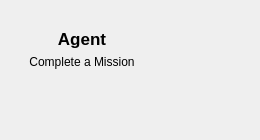
          <widget class="QWidget" name="NightwaveData">
           <layout class="QGridLayout" name="gridLayout_8">
            <item row="0" column="0">
             <widget class="QWidget" name="widget_3" native="true">
              <layout class="QHBoxLayout" name="horizontalLayout_5">
               <item>
                <widget class="QWidget" name="NightwaveDaily1" native="true">
                 <layout class="QVBoxLayout" name="verticalLayout_19">
                  <item>
                   <widget class="QLabel" name="ChallengeName">
                    <property name="font">
                     <font>
                      <pointsize>13</pointsize>
                      <weight>75</weight>
                      <bold>true</bold>
                     </font>
                    </property>
                    <property name="text">
                     <string>Agent</string>
                    </property>
                    <property name="alignment">
                     <set>Qt::AlignBottom|Qt::AlignHCenter</set>
                    </property>
                   </widget>
                  </item>
                  <item>
                   <widget class="QLabel" name="ChallengeDesc">
                    <property name="text">
                     <string>Complete a Mission</string>
                    </property>
                    <property name="alignment">
                     <set>Qt::AlignHCenter|Qt::AlignTop</set>
                    </property>
                   </widget>
                  </item>
                 </layout>
                </widget>
               </item>
               <item>
                <widget class="QWidget" name="NightwaveDaily2" native="true">
                 <layout class="QVBoxLayout" name="verticalLayout_21"/>
                </widget>
               </item>
               <item>
                <widget class="QWidget" name="NightwaveDaily3" native="true">
                 <layout class="QVBoxLayout" name="verticalLayout_22"/>
                </widget>
               </item>
               <item>
                <widget class="QWidget" name="NightwaveWeekly1" native="true">
                 <layout class="QVBoxLayout" name="verticalLayout_23"/>
                </widget>
               </item>
               <item>
                <widget class="QWidget" name="NightwaveWeekly2" native="true">
                 <layout class="QVBoxLayout" name="verticalLayout_24"/>
                </widget>
               </item>
              </layout>
             </widget>
            </item>
            <item row="1" column="0">
             <widget class="QWidget" name="widget_4" native="true">
              <layout class="QHBoxLayout" name="horizontalLayout_9">
               <item>
                <widget class="QWidget" name="NightwaveWeekly3" native="true">
                 <layout class="QVBoxLayout" name="verticalLayout_25"/>
                </widget>
               </item>
               <item>
                <widget class="QWidget" name="NightwaveWeekly4" native="true">
                 <layout class="QVBoxLayout" name="verticalLayout_26"/>
                </widget>
               </item>
               <item>
                <widget class="QWidget" name="NightwaveWeekly5" native="true">
                 <layout class="QVBoxLayout" name="verticalLayout_27"/>
                </widget>
               </item>
               <item>
                <widget class="QWidget" name="NightwaveElite1" native="true">
                 <layout class="QVBoxLayout" name="verticalLayout_28"/>
                </widget>
               </item>
               <item>
                <widget class="QWidget" name="NightwaveElite2" native="true">
                 <layout class="QVBoxLayout" name="verticalLayout_29"/>
                </widget>
               </item>
              </layout>
             </widget>
            </item>
           </layout>
          </widget>
